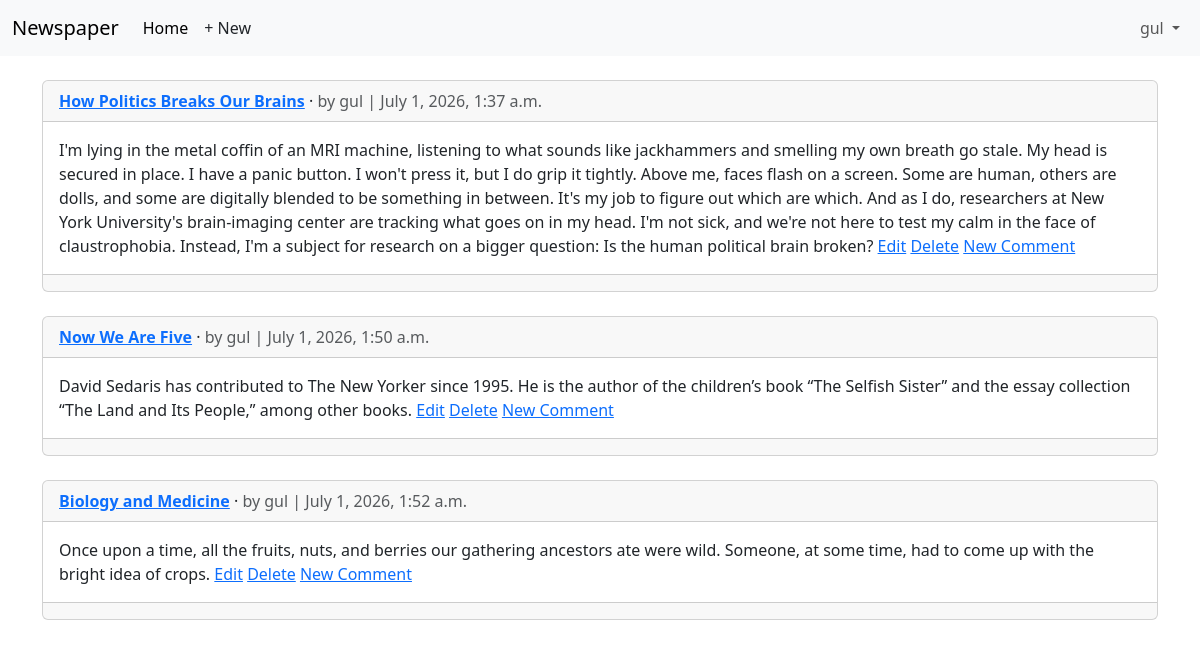
The page /articles/ (signed in) on the database as committed earlier.
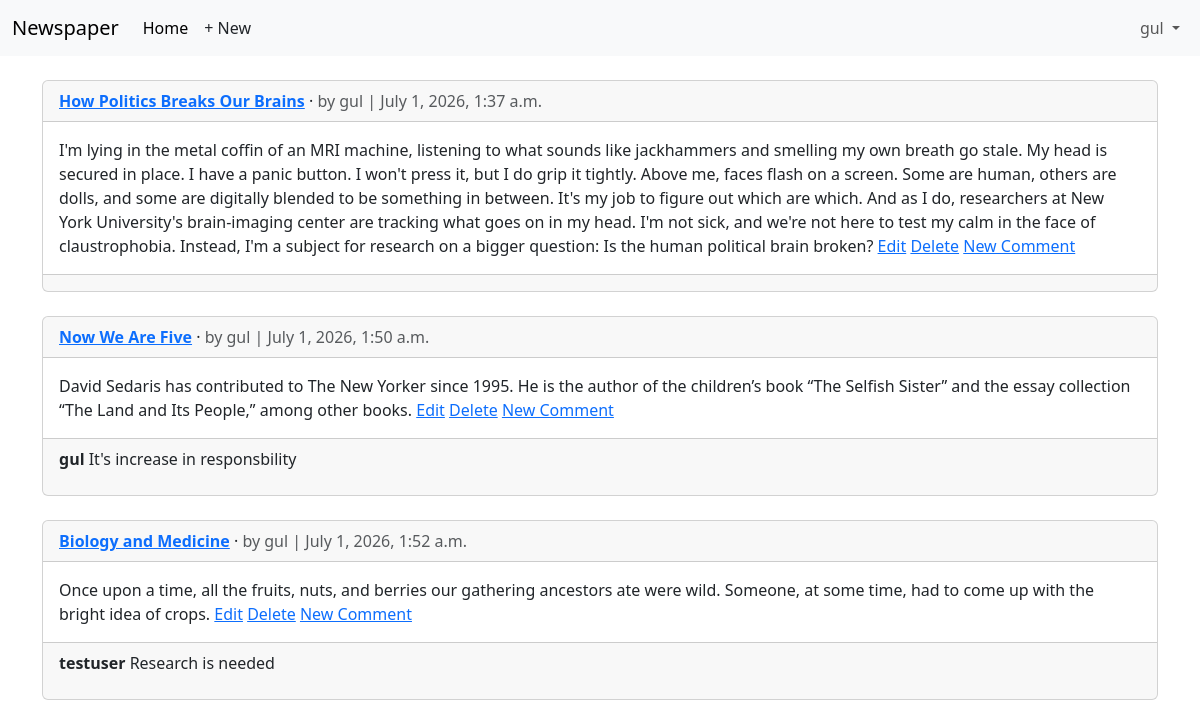
The same page on the database as committed later.
### articles/models.py (models this page shows, shortened)
class Article(models.Model):
    title= models.CharField(max_length=255)
    body=models.TextField()
    date=models.DateTimeField(auto_now_add=True)
    author = models.ForeignKey(
        settings.AUTH_USER_MODEL,
        on_delete=models.CASCADE,
        )
    def get_absolute_url(self):
        return reverse ("article_detail", kwargs={"pk": self.pk})

class Comment(models.Model):
    article = models.ForeignKey(Article, on_delete=models.CASCADE)
    comment = models.CharField(max_length=140)
    author = models.ForeignKey(
        settings.AUTH_USER_MODEL,
        on_delete=models.CASCADE,
    )
    def __str__(self):
        return self.comment

### accounts/models.py (models this page shows)
class CustomUser(AbstractUser):
    age= models.PositiveIntegerField(null=True, blank=True)

### articles/views.py (the view)
# urls.py: path("", ArticleListView.as_view(),
class ArticleListView(LoginRequiredMixin, ListView):
    model = Article
    template_name = "article_list.html"

### templates/article_list.html (shortened to what this page needs)
{% extends "base.html" %}
{% block content %}
{% for article in article_list %}
<div class="card">
    <div class="card-header">
        <span class="fw-bold">
            <a href="#">{{ article.title }}</a>
        </span> &middot;
        <span class="text-muted">by {{ article.author }} |
            {{ article.date }}</span>
    </div>
    <div class="card-body">
        {{ article.body }}
        {% if article.author.pk == request.user.pk %}
        <a href="{% url 'article_edit' article.pk %}">Edit</a>
        <a href="{% url 'article_delete' article.pk %}">Delete</a>
        {% endif %}
        <a href="{{ article.get_absolute_url }}">New Comment</a>
    </div>
    <div class="card-footer">
        {% for comment in article.comment_set.all %}
        <p>
            <span class="fw-bold">
                {{ comment.author }}
            </span>
            {{ comment }}
        </p>
        {% endfor %}
    </div>
</div>
<br />
{% endfor %}
{% endblock content %}

Rows that differ between the two databases and show on the page:
added Comment: author "gul", comment "It's increase in responsbility", shown under Article "Now We Are Five"
added Comment: author "testuser", comment "Research is needed", shown under Article "Biology and Medicine"
